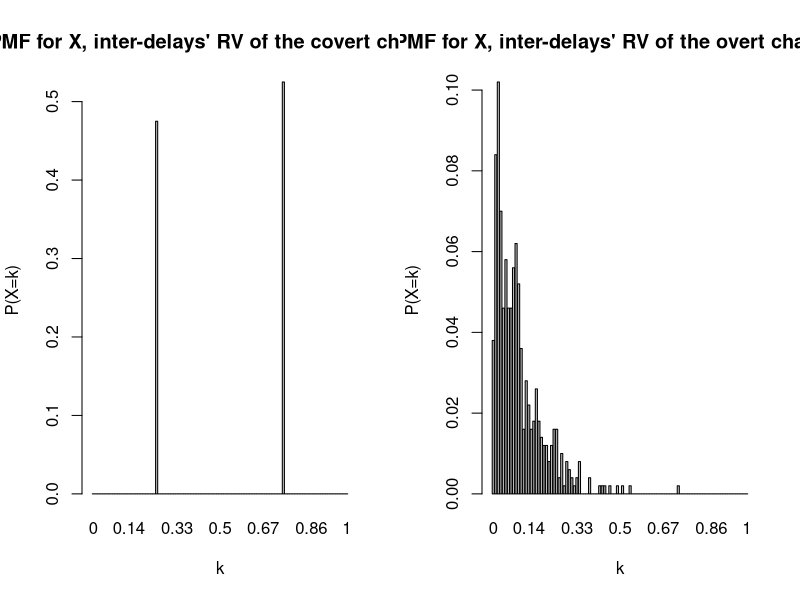

The R script that drew this image:
old.par <- par(mfrow = c(1, 2)) #this line and par(old.par) allow multiple plots for this problem
							  #(http://www.dummies.com/programming/r/how-to-put-multiple-plots-on-a-single-page-in-r/)
#Question 1

overtData = read.csv("Traffic_data_orig.csv")
secretMessage = c(0, 1, 1, 1, 0, 1, 0, 0, 0, 1, 1, 0, 1, 0, 0, 0, 0, 1, 1, 0, 1, 0, 0, 1, 0, 1, 1, 1, 0, 0, 1, 1,
0, 1, 1, 0, 1, 0, 0, 1, 0, 1, 1, 1, 0, 0, 1, 1, 0, 1, 1, 0, 0, 0, 0, 1, 0, 1, 1, 1, 0, 0, 1, 1, 0, 1, 1, 0,
0, 1, 0, 1, 0, 1, 1, 0, 0, 0, 1, 1, 0, 1, 1, 1, 0, 0, 1, 0, 0, 1, 1, 0, 0, 1, 0, 1, 0, 1, 1, 1, 0, 1, 0, 0, 
0, 1, 1, 0, 1, 1, 0, 1, 0, 1, 1, 0, 0, 1, 0, 1, 0, 1, 1, 1, 0, 0, 1, 1, 0, 1, 1, 1, 0, 0, 1, 1, 0, 1, 1, 0,
0, 0, 0, 1, 0, 1, 1, 0, 0, 1, 1, 1, 0, 1, 1, 0, 0, 1, 0, 1)

covertData = overtData[1:(length(secretMessage)+1),]
zeroDelay = 0.25
oneDelay = 0.75

for (i in 2:(length(secretMessage)+1)){
    #Insertion of the secret message using packet delays
    if(secretMessage[i-1] == 0)
        covertData[i,2] = zeroDelay
    else
        covertData[i,2] = oneDelay
    #if(i != 1)
    covertData[i,2] = covertData[i,2] + covertData[i-1,2]   
}

#Question 2

#Instanciate vectors to store inter packet delays for PMF histograms
ipDelaysCovert = numeric(nrow(covertData)-1)
ipDelaysOvert = numeric(nrow(overtData)-1)

#Here we assume delays will be between 0 and 1 sec
possibleInterDelays = seq.int(0, 1, 0.01)

#Compute inter-delay values for overt and covert channels
for (i in 2:nrow(overtData)) {
	ipDelaysOvert[i - 1] = round(overtData[i, 2] - overtData[i - 1, 2], 2)
	if (i <= nrow(covertData))
		ipDelaysCovert[i - 1] = round(covertData[i, 2] - covertData[i - 1, 2], 2)
}

#Instanciate vectors to store inter-delay probabilities
probaCovert = numeric(length(possibleInterDelays))
probaOvert = numeric(length(possibleInterDelays))
for (i in 1:length(possibleInterDelays)){
	#Store inter-delay probabilities
	probaOvert[i] = mean(ipDelaysOvert == possibleInterDelays[i])
	probaCovert[i] = mean(ipDelaysCovert == possibleInterDelays[i])
}

#Plot histograms for the inter-delay channels PMF's
names(probaCovert) = possibleInterDelays
barplot(probaCovert, main = "PMF for X, inter-delays' RV of the covert channel", xlab = "k", ylab = "P(X=k)")
names(probaOvert) = possibleInterDelays
barplot(probaOvert, main = "PMF for X, inter-delays' RV of the overt channel", xlab = "k", ylab = "P(X=k)")





